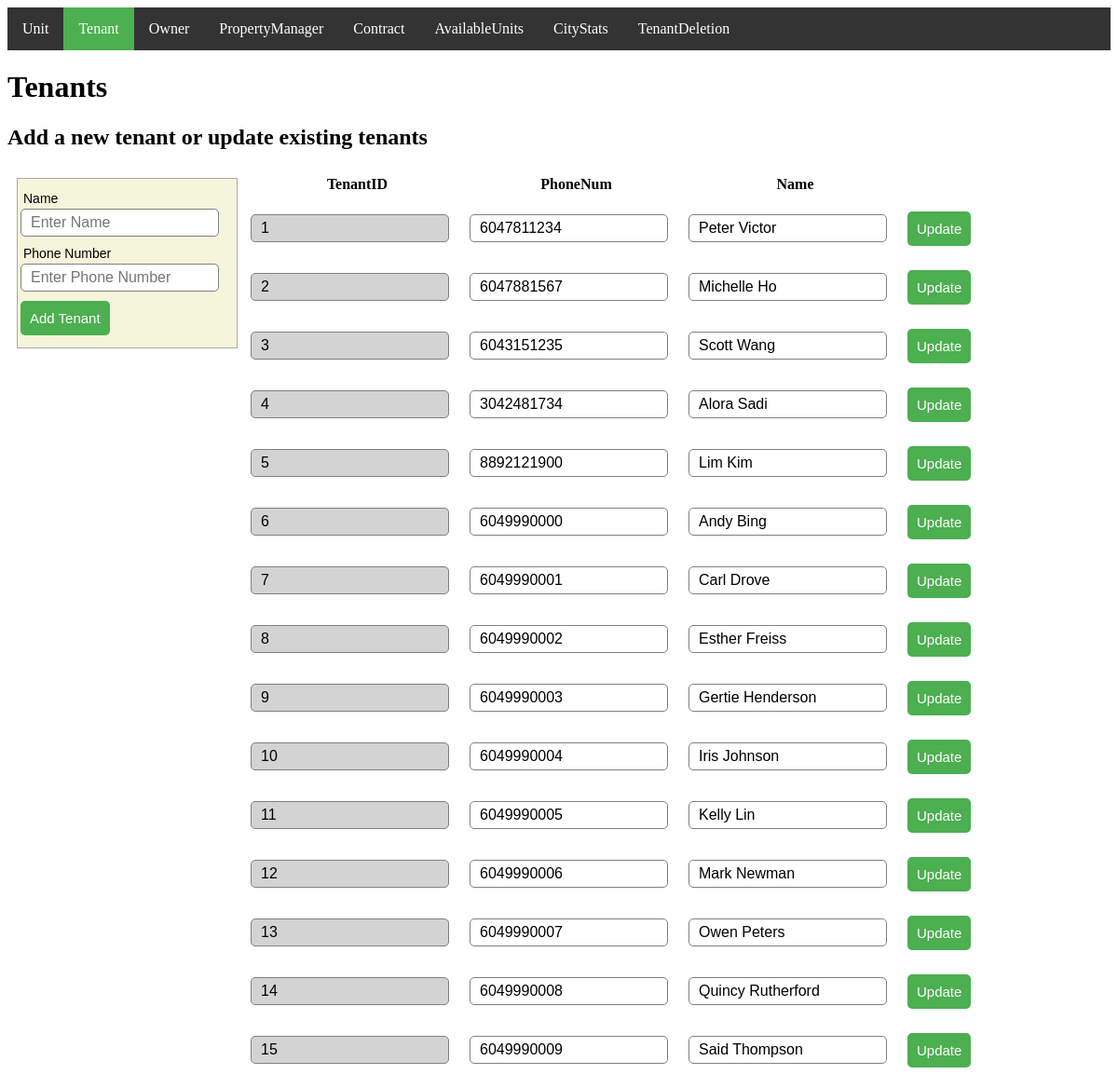
Page /Tenant/index on the earlier database version.
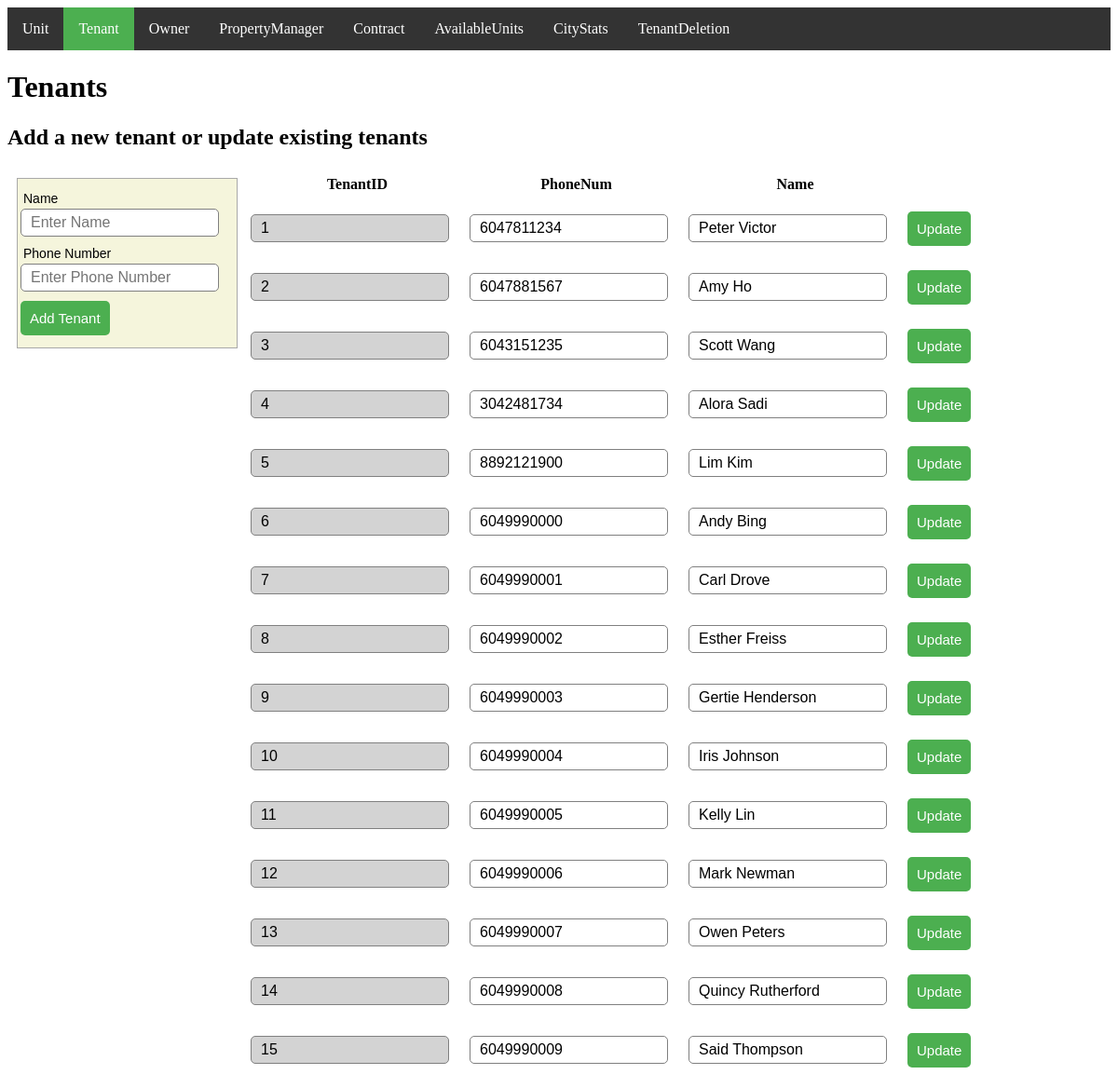
Same page on the later database version.
### tables this page shows
CREATE TABLE Tenants (
    TenantID int AUTO_INCREMENT,
    PhoneNum Varchar(30),
    Name Varchar(30),
    PRIMARY KEY (TenantID) );

### app/Controller/Controller.php (called while the page is built, shortened)
<?php
class Controller
{
    public function view($view, $data = []) {
        require_once '../app/View/' . $view . '.php';
    }
}

### app/Controller/TenantController.php (called while the page is built, shortened)
<?php
class TenantController extends Controller
{
    protected $model;
    public function __construct() {
        $this->model = $this->model("Tenant");
    }
    public function index() {
        $tenants = $this->model->getAllTenants();
        $this->view('tenant/index', [
           "tenants" => $tenants
        ]);
    }
}

### app/core/App.php (called while the page is built, shortened)
<?php
class App
{
    protected $method = "index";
    public function __construct()
    {
        $url = $this->parseUrl();
        if ($url && $url[0] && file_exists("../app/Controller/" . $url[0] . "Controller.php")) {
            unset($url[0]);
        }
        $this->controller = new $this->controller;
        if (isset($url[1])) {
            if (method_exists($this->controller, $url[1])) {
                $this->method = $url[1];
            }
        }
        $this->params = $url ? array_values($url) : [];
        call_user_func_array([$this->controller, $this->method], $this->params);
    }
    protected function parseUrl() {
        if (isset($_GET["url"])) {
            return $url = explode("/",
                filter_var(rtrim($_GET["url"], '/'), FILTER_SANITIZE_URL));
        }
    }
}

### public/index.php (called while the page is built, shortened)
<?php
$app = new App();

### app/Model/Tenant.php (called while the page is built, shortened)
<?php
require_once 'Connection.php';
class Tenant
{
    protected $connection;
    public function __construct() {
        $conn = new Connection();
        $this->connection = $conn->openConnection();
    }
    public function getAllTenants() {
        $sql = "SELECT * FROM Tenants";
        $results = $this->connection->query($sql);
        return $results;
    }
}

### app/Model/Connection.php (called while the page is built, shortened)
<?php
class Connection
{
    function openConnection()
    {
        $dbhost = "localhost";
        $dbuser = "root";
        $dbpass = "root";
        $db = "pms";
        $conn = new mysqli($dbhost, $dbuser,
            $dbpass, $db) or die("Connect failed: %s\n" .
            $conn->error);
        return $conn;
    }
}

### app/View/tenant/index.php (the view, shortened to what this page needs)
<html>
    <head>
         <link rel="stylesheet" type="text/css" href="/css/common.css" media="screen"/>
        <link rel="stylesheet" type="text/css" href="/css/style.css">
    </head>
    <body>
        <?php $activeTab = 1;
        include('../app/View/header.php');  ?>
        <h1>Tenants</h1>
        <h2> Add a new tenant or update existing tenants</h2>
        <form class="filter-table" name="form" method="post" action="/Tenant/insert">
            <div class="input-group">
                <label> Name </label>
                <input type="text" name="pname" placeholder="Enter Name" required />
            </div>
            <div class="input-group">
                <label> Phone Number </label>
                <input type="text" name="phonenum" placeholder="Enter Phone Number" required />
            </div>
            <div class="input-group">
                <button class="btn-char" name="submit" type="submit">Add Tenant</button>
            </div>
        </form>
        <?php $tenants = $data["tenants"]; ?>
        <table class="insert-table">
            <thead>
                <tr>
                    <?php
                    $fields = $tenants->fetch_fields();
                    foreach ($fields as $field) {
                        echo "<th>$field->name</th>";
                    }
                    ?>
                </tr>
            </thead>
            <tbody>
                <?php
                if (is_array($data) || is_object($data)) {
                foreach ($tenants as $key => $tenant) {
                    echo "<tr><form method='post' >";
                    echo "<td><div class='input-group'><input type=number name='tid' style='background-color: lightgrey;' value='".$tenant['TenantID']."' readonly></div></td>";
                    echo "<td><div class='input-group'><input type=text name='phonenum' value='".$tenant['PhoneNum']."'></div></td>";
                    echo "<td><div class='input-group'><input type=text name='pname' value='".$tenant["Name"]."'></div></td>";
                    echo "<td><div class='input-group'><button formaction='/Tenant/update' class='btn-char' name='update' type=submit;''>Update</button></div></td>";
                    echo "</form></tr>";
                    }
                }
                ?>
            </tbody>
        </table>
    </body>
</html>

Differences in the rows shown:
changed tenants id 2: pname "Michelle Ho" → "Amy Ho"
